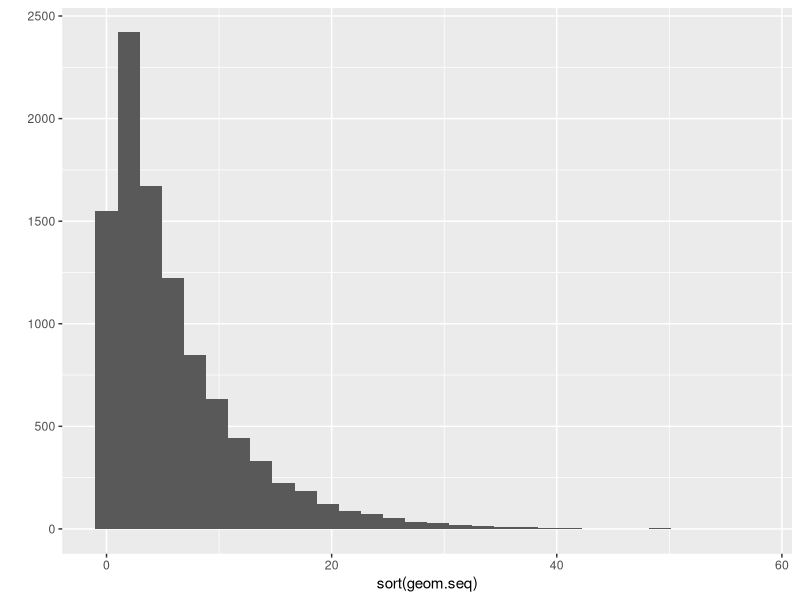

Recreate this plot in R.
library(ggplot2)
set.seed(110104)
# Function to simulate ------
rGeom.aux <- function(p){ # Simulate one draw
  U <- runif(1)
  # We now use a while loop to find to which partition U belongs to.
  k <- 1
  max.iter <- 10e5 # Security parameter to avoid infinite loops.
  # Good practice even when not necessary.
  Fk <- p
  while(U > Fk & k <= max.iter){
    k <- k + 1
    Fk <- Fk + (1-p)^(k-1)*p
  }
  return(k-1)
}
rGeom <- function(nsim, p){ # Simulate several draws
  replicate(nsim, rGeom.aux(p=p))
}
# Comparison with theoretical values ------
nsim <- 10000
p <- 0.15
geom.seq <- rGeom(nsim, p) # nsim simulations of Geom(p)
qplot(sort(geom.seq))

result = rbind(c(mean(geom.seq),(1-p)/p),c(sd(geom.seq),sqrt((1-p)/(p*p))))
dimnames(result) = list(c("Mean", "Standard error"),c("Aproximation by simulation", "Expected parameters")) # column names 
result


max.obs <- max(geom.seq) # Max value to print in tables
observed <- table(factor(geom.seq, levels=0:max.obs)) # Observed frequencies
probs <- (1-p)^(0:max.obs)*p
expected <- round(probs*nsim)
compare <- data.frame(data.frame(observed), Expected=expected) # Observed vs expected
compare$Freq

k=100
chi2 <- sum((compare$Freq[1:50]-compare$Expected[1:50])^2/compare$Expected[1:50])
pchisq(chi2, df = k-1)
